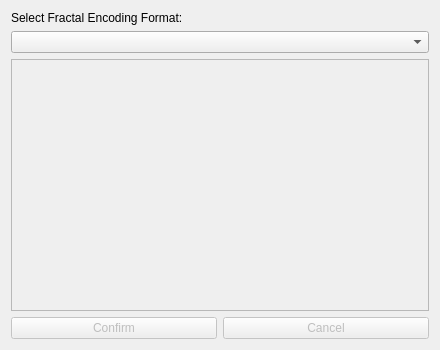
<?xml version="1.0" encoding="UTF-8"?>
<ui version="4.0">
 <class>OptionsWidget</class>
 <widget class="QWidget" name="OptionsWidget">
  <property name="geometry">
   <rect>
    <x>0</x>
    <y>0</y>
    <width>440</width>
    <height>350</height>
   </rect>
  </property>
  <property name="minimumSize">
   <size>
    <width>440</width>
    <height>350</height>
   </size>
  </property>
  <property name="windowTitle">
   <string>Form</string>
  </property>
  <layout class="QVBoxLayout" name="verticalLayout">
   <item>
    <widget class="QLabel" name="label">
     <property name="text">
      <string>Select Fractal Encoding Format:</string>
     </property>
    </widget>
   </item>
   <item>
    <widget class="QComboBox" name="selectTypeOfROADencodingComboBox"/>
   </item>
   <item>
    <widget class="QScrollArea" name="widgetScrollArea">
     <property name="widgetResizable">
      <bool>true</bool>
     </property>
     <widget class="QWidget" name="scrollAreaWidgetContents">
      <property name="geometry">
       <rect>
        <x>0</x>
        <y>0</y>
        <width>420</width>
        <height>256</height>
       </rect>
      </property>
     </widget>
    </widget>
   </item>
   <item>
    <widget class="QWidget" name="confirmPanel" native="true">
     <property name="enabled">
      <bool>false</bool>
     </property>
     <layout class="QHBoxLayout" name="horizontalLayout">
      <property name="leftMargin">
       <number>0</number>
      </property>
      <property name="topMargin">
       <number>0</number>
      </property>
      <property name="rightMargin">
       <number>0</number>
      </property>
      <property name="bottomMargin">
       <number>0</number>
      </property>
      <item>
       <widget class="QPushButton" name="confirmPushButton">
        <property name="text">
         <string>Confirm</string>
        </property>
       </widget>
      </item>
      <item>
       <widget class="QPushButton" name="cancelPushButton">
        <property name="text">
         <string>Cancel</string>
        </property>
       </widget>
      </item>
     </layout>
    </widget>
   </item>
  </layout>
 </widget>
 <resources/>
 <connections/>
</ui>
